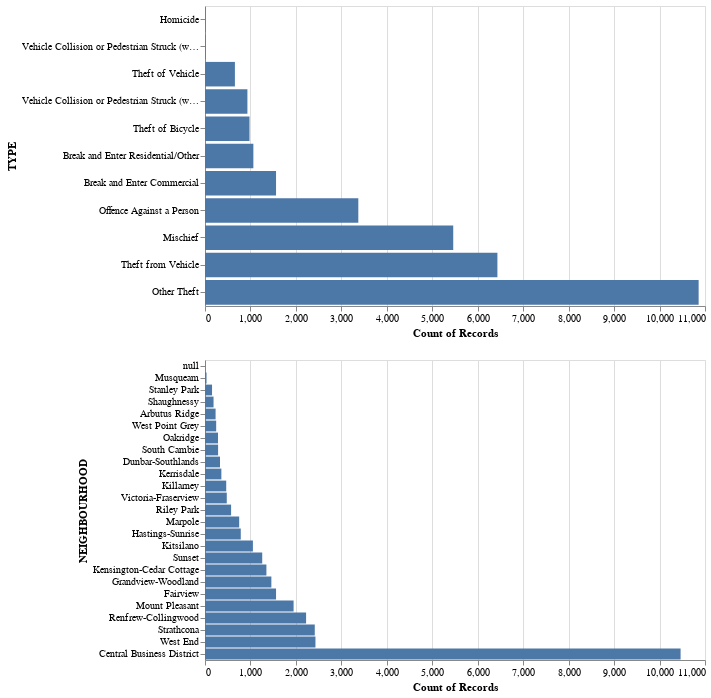

The notebook cell this image was saved under:
### Code cell
categ_cols_dist = alt.Chart(df_2023).mark_bar().encode(
    y = alt.X(alt.repeat(),type= "nominal").sort("x"),
    x =alt.Y("count()"),
).properties(
        width = 500,
        height = 300
).repeat(
     ["TYPE", "NEIGHBOURHOOD"],
    columns = 1
)
categ_cols_dist

### Figure 1 — Vega specification as saved in the notebook (floating-point values rounded to 4 significant figures)
{"$schema": "https://vega.github.io/schema/vega/v5.json", "data": [{"name": "source_0"}, {"name": "data_1", "values": [{"TYPE": "Break and Enter Commercial", "__count": 1563}, {"TYPE": "Break and Enter Residential/Other", "__count": 1064}, {"TYPE": "Homicide", "__count": 13}, {"TYPE": "Mischief", "__count": 5461}, {"TYPE": "Offence Against a Person", "__count": 3373}, {"TYPE": "Other Theft", "__count": 10860}, {"TYPE": "Theft from Vehicle", "__count": 6433}, {"TYPE": "Theft of Bicycle", "__count": 979}, {"TYPE": "Theft of Vehicle", "__count": 658}, {"TYPE": "Vehicle Collision or Pedestrian Struck (with Fatality)", "__count": 15}, {"TYPE": "Vehicle Collision or Pedestrian Struck (with Injury)", "__count": 933}]}, {"name": "data_2", "values": [{"NEIGHBOURHOOD": "West End", "__count": 2430}, {"NEIGHBOURHOOD": "Central Business District", "__count": 10463}, {"NEIGHBOURHOOD": "Strathcona", "__count": 2415}, {"NEIGHBOURHOOD": "Grandview-Woodland", "__count": 1460}, {"NEIGHBOURHOOD": "Kensington-Cedar Cottage", "__count": 1351}, {"NEIGHBOURHOOD": "Marpole", "__count": 752}, {"NEIGHBOURHOOD": "Oakridge", "__count": 286}, {"NEIGHBOURHOOD": "Shaughnessy", "__count": 188}, {"NEIGHBOURHOOD": "Fairview", "__count": 1563}, {"NEIGHBOURHOOD": "Mount Pleasant", "__count": 1949}, {"NEIGHBOURHOOD": "Victoria-Fraserview", "__count": 479}, {"NEIGHBOURHOOD": "Kitsilano", "__count": 1054}, {"NEIGHBOURHOOD": "West Point Grey", "__count": 246}, {"NEIGHBOURHOOD": "Hastings-Sunrise", "__count": 787}, {"NEIGHBOURHOOD": "Kerrisdale", "__count": 360}, {"NEIGHBOURHOOD": "Riley Park", "__count": 574}, {"NEIGHBOURHOOD": "Sunset", "__count": 1259}, {"NEIGHBOURHOOD": "Arbutus Ridge", "__count": 233}, {"NEIGHBOURHOOD": "Renfrew-Collingwood", "__count": 2224}, {"NEIGHBOURHOOD": "Killarney", "__count": 467}, {"NEIGHBOURHOOD": "South Cambie", "__count": 288}, {"NEIGHBOURHOOD": "Dunbar-Southlands", "__count": 330}, {"NEIGHBOURHOOD": "Stanley Park", "__count": 155}, {"NEIGHBOURHOOD": "Musqueam", "__count": 34}, {"NEIGHBOURHOOD": null, "__count": 5}]}, {"name": "data_1_child__TYPE_x_domain___count", "values": [{"min": 13, "max": 10860}]}, {"name": "source_0_child__TYPE_y_domain_TYPE", "values": [{"TYPE": "Break and Enter Commercial", "sort_field": 1563}, {"TYPE": "Break and Enter Residential/Other", "sort_field": 1064}, {"TYPE": "Homicide", "sort_field": 13}, {"TYPE": "Mischief", "sort_field": 5461}, {"TYPE": "Offence Against a Person", "sort_field": 3373}, {"TYPE": "Other Theft", "sort_field": 10860}, {"TYPE": "Theft from Vehicle", "sort_field": 6433}, {"TYPE": "Theft of Bicycle", "sort_field": 979}, {"TYPE": "Theft of Vehicle", "sort_field": 658}, {"TYPE": "Vehicle Collision or Pedestrian Struck (with Fatality)", "sort_field": 15}, {"TYPE": "Vehicle Collision or Pedestrian Struck (with Injury)", "sort_field": 933}]}, {"name": "data_2_child__NEIGHBOURHOOD_x_domain___count", "values": [{"min": 5, "max": 10463}]}, {"name": "source_0_child__NEIGHBOURHOOD_y_domain_NEIGHBOURHOOD", "values": [{"NEIGHBOURHOOD": "West End", "sort_field": 2430}, {"NEIGHBOURHOOD": "Central Business District", "sort_field": 10463}, {"NEIGHBOURHOOD": "Strathcona", "sort_field": 2415}, {"NEIGHBOURHOOD": "Grandview-Woodland", "sort_field": 1460}, {"NEIGHBOURHOOD": "Kensington-Cedar Cottage", "sort_field": 1351}, {"NEIGHBOURHOOD": "Marpole", "sort_field": 752}, {"NEIGHBOURHOOD": "Oakridge", "sort_field": 286}, {"NEIGHBOURHOOD": "Shaughnessy", "sort_field": 188}, {"NEIGHBOURHOOD": "Fairview", "sort_field": 1563}, {"NEIGHBOURHOOD": "Mount Pleasant", "sort_field": 1949}, {"NEIGHBOURHOOD": "Victoria-Fraserview", "sort_field": 479}, {"NEIGHBOURHOOD": "Kitsilano", "sort_field": 1054}, {"NEIGHBOURHOOD": "West Point Grey", "sort_field": 246}, {"NEIGHBOURHOOD": "Hastings-Sunrise", "sort_field": 787}, {"NEIGHBOURHOOD": "Kerrisdale", "sort_field": 360}, {"NEIGHBOURHOOD": "Riley Park", "sort_field": 574}, {"NEIGHBOURHOOD": "Sunset", "sort_field": 1259}, {"NEIGHBOURHOOD": "Arbutus Ridge", "sort_field": 233}, {"NEIGHBOURHOOD": "Renfrew-Collingwood", "sort_field": 2224}, {"NEIGHBOURHOOD": "Killarney", "sort_field": 467}, {"NEIGHBOURHOOD": "South Cambie", "sort_field": 288}, {"NEIGHBOURHOOD": "Dunbar-Southlands", "sort_field": 330}, {"NEIGHBOURHOOD": "Stanley Park", "sort_field": 155}, {"NEIGHBOURHOOD": "Musqueam", "sort_field": 34}, {"NEIGHBOURHOOD": null, "sort_field": 5}]}], "signals": [{"name": "childHeight", "value": 300}], "marks": [{"type": "group", "name": "child__TYPE_group", "encode": {"update": {"height": {"signal": "childHeight"}, "width": {"signal": "width"}}}, "marks": [{"type": "rect", "name": "child__TYPE_marks", "from": {"data": "data_1"}, "encode": {"update": {"ariaRoleDescription": {"value": "bar"}, "fill": {"value": "#4c78a8"}, "x": {"field": "__count", "scale": "child__TYPE_x"}, "x2": {"value": 0, "scale": "child__TYPE_x"}, "height": {"signal": "max(0.25, bandwidth('child__TYPE_y'))"}, "y": {"field": "TYPE", "scale": "child__TYPE_y"}, "description": {"signal": "\"Count of Records: \" + (format(datum[\"__count\"], \"\")) + \"; TYPE: \" + (isValid(datum[\"TYPE\"]) ? datum[\"TYPE\"] : \"\"+datum[\"TYPE\"])"}}}, "style": ["bar"]}], "axes": [{"scale": "child__TYPE_x", "tickCount": {"signal": "ceil(width/40)"}, "maxExtent": 0, "domain": false, "minExtent": 0, "zindex": 0, "grid": true, "ticks": false, "orient": "bottom", "labels": false, "gridScale": "child__TYPE_y", "aria": false}, {"scale": "child__TYPE_x", "title": "Count of Records", "labelOverlap": true, "zindex": 0, "labelFlush": true, "orient": "bottom", "tickCount": {"signal": "ceil(width/40)"}, "grid": false}, {"scale": "child__TYPE_y", "title": "TYPE", "orient": "left", "zindex": 0, "grid": false}], "style": "cell"}, {"type": "group", "name": "child__NEIGHBOURHOOD_group", "encode": {"update": {"height": {"signal": "childHeight"}, "width": {"signal": "width"}}}, "marks": [{"type": "rect", "name": "child__NEIGHBOURHOOD_marks", "from": {"data": "data_2"}, "encode": {"update": {"y": {"field": "NEIGHBOURHOOD", "scale": "child__NEIGHBOURHOOD_y"}, "x2": {"value": 0, "scale": "child__NEIGHBOURHOOD_x"}, "x": {"field": "__count", "scale": "child__NEIGHBOURHOOD_x"}, "height": {"signal": "max(0.25, bandwidth('child__NEIGHBOURHOOD_y'))"}, "description": {"signal": "\"Count of Records: \" + (format(datum[\"__count\"], \"\")) + \"; NEIGHBOURHOOD: \" + (isValid(datum[\"NEIGHBOURHOOD\"]) ? datum[\"NEIGHBOURHOOD\"] : \"\"+datum[\"NEIGHBOURHOOD\"])"}, "ariaRoleDescription": {"value": "bar"}, "fill": {"value": "#4c78a8"}}}, "style": ["bar"]}], "axes": [{"scale": "child__NEIGHBOURHOOD_x", "grid": true, "aria": false, "domain": false, "minExtent": 0, "gridScale": "child__NEIGHBOURHOOD_y", "orient": "bottom", "tickCount": {"signal": "ceil(width/40)"}, "maxExtent": 0, "zindex": 0, "ticks": false, "labels": false}, {"scale": "child__NEIGHBOURHOOD_x", "orient": "bottom", "labelOverlap": true, "tickCount": {"signal": "ceil(width/40)"}, "grid": false, "labelFlush": true, "zindex": 0, "title": "Count of Records"}, {"scale": "child__NEIGHBOURHOOD_y", "zindex": 0, "title": "NEIGHBOURHOOD", "orient": "left", "grid": false}], "style": "cell"}], "scales": [{"name": "child__TYPE_x", "type": "linear", "domain": [{"signal": "(data(\"data_1_child__TYPE_x_domain___count\")[0] || {}).min"}, {"signal": "(data(\"data_1_child__TYPE_x_domain___count\")[0] || {}).max"}], "range": [0, {"signal": "width"}], "nice": true, "zero": true}, {"name": "child__TYPE_y", "type": "band", "domain": {"data": "source_0_child__TYPE_y_domain_TYPE", "field": "TYPE", "sort": {"op": "max", "field": "sort_field"}}, "range": [0, {"signal": "childHeight"}], "paddingOuter": 0.05, "paddingInner": 0.1}, {"name": "child__NEIGHBOURHOOD_x", "type": "linear", "domain": [{"signal": "(data(\"data_2_child__NEIGHBOURHOOD_x_domain___count\")[0] || {}).min"}, {"signal": "(data(\"data_2_child__NEIGHBOURHOOD_x_domain___count\")[0] || {}).max"}], "range": [0, {"signal": "width"}], "zero": true, "nice": true}, {"name": "child__NEIGHBOURHOOD_y", "type": "band", "domain": {"data": "source_0_child__NEIGHBOURHOOD_y_domain_NEIGHBOURHOOD", "field": "NEIGHBOURHOOD", "sort": {"op": "max", "field": "sort_field"}}, "range": [0, {"signal": "childHeight"}], "paddingOuter": 0.05, "paddingInner": 0.1}], "padding": 5, "layout": {"padding": 20, "columns": 1, "bounds": "full", "align": "all"}, "background": "white", "width": 500}
